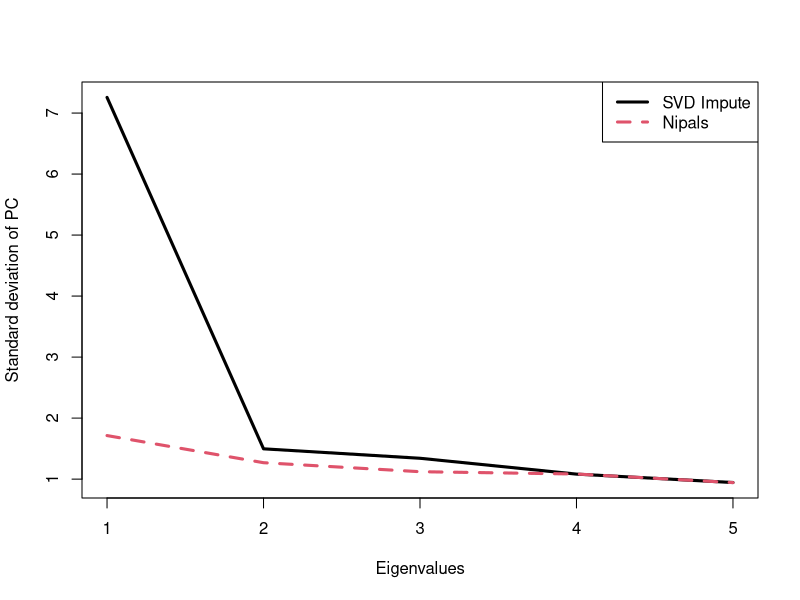
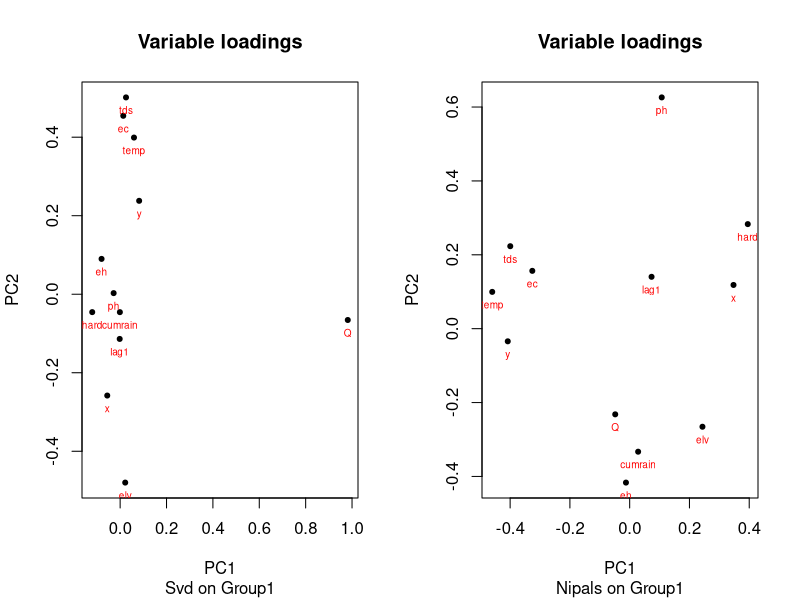

R code for these plots, in order: (Note: this script raises an error after producing the figures.)
## ---- chunk 1
require("pcaMethods")
## ---- chunk 2
data <- as.data.frame(read.csv("0806alldata.csv",
                      header = TRUE))
attach(data)

group1 <- data[,c("x", "y", "type", "ec", "elv",  
                  "ph", "hard", "tds", "temp",
                  "eh", "Q", "cumrain", "lag1")]

group2 <- data[,c("x", "y", "type", "ec", "elv", "aq", 
                  "Ca", "Mg", 
                  "Fe", "Mn",  
                  "K", "Na",  
                  "cumrain", "lag1")]

group3 <- data[,c("x", "y", "type", "ec", "elv", "aq", 
                  "CO3", "HCO3", 
                  "CO2", "Cl", 
                  "SO4", "NO2", 
                  "NO3", "SiO2",  
                  "cumrain", "lag1")]
## ---- chunk 3
pcaSvd1 <- pca(group1, 
            method = "svdImpute", 
            scale = "uv",
            center = T,
            nPcs = 5,
            evalPcs = 1:5)

pcaNipals1 <- pca(group1, 
                method = "nipals", 
                scale = "uv",
                center = T,
                nPcs = 5,
                evalPcs = 1:5)
## ---- chunk 4
sDevs1 <- cbind(sDev(pcaSvd1), sDev(pcaNipals1))
matplot(sDevs1, type = 'l', 
        xlab="Eigenvalues", ylab="Standard deviation of PC", 
        lwd = 3)
legend(x="topright", legend=c("SVD Impute", "Nipals"), 
       lty=1:2, 
       col=1:2, 
       lwd=3)
## ---- chunk 5
summary(pcaSvd1)
summary(pcaNipals1)
summaries1 <- cbind(summary(pcaSvd1), summary(pcaNipals1))
## ---- chunk 6
loadings(pcaSvd1)
loadings(pcaNipals1)

par(mfrow=c(1, 2))
plot(loadings(pcaSvd1), 
     pch = 20,
     main = "Variable loadings",
     sub = "Svd on Group1")
text(loadings(pcaSvd1), 
     row.names(loadings(pcaSvd1)),
     cex=0.6, 
     pos=1, 
     col="red")
plot(loadings(pcaNipals1), 
     pch = 20,
     main = "Variable loadings",
     sub = "Nipals on Group1")
text(loadings(pcaNipals1), row.names(loadings(pcaNipals1)),
     cex=0.6, 
     pos=1, 
     col="red")
## ---- chunk 7
par(mfrow=c(1, 1))
plot(scores(pcaSvd1), 
     pch = c(group1$type), 
     col = c(group1$type),
     main = "Case scores",
     sub = "Svd on Group1")
legend(x = "topleft", 
        c("Groundwater", "River Water"),
        title = "Water type:",
        pch = c(1, 2), 
        col = c("black", "red"))

plot(scores(pcaNipals1), 
     pch = c(group1$type), 
     col = c(group1$type),
     main = "Case scores",
     sub = "Nipals on Group1")
legend(x = "bottomright", 
       c("Groundwater", "River Water"),
       title = "Water type:",
       pch = c(1, 2), 
       col = c("black", "red"))
## ---- chunk 8
pcaSvd2 <- pca(group2, 
               method = "svdImpute", 
               scale = "uv",
               center = T,
               nPcs = 5,
               evalPcs = 1:5)

pcaNipals2 <- pca(group2, 
                  method = "nipals", 
                  scale = "uv",
                  center = T,
                  nPcs = 5,
                  evalPcs = 1:5)
## ---- chunk 9
sDevs2 <- cbind(sDev(pcaSvd2), 
                sDev(pcaNipals2))

matplot(sDevs2, type = 'l', 
        xlab="Eigenvalues", ylab="Standard deviation of PC", 
        lwd = 3)
legend(x="topright", legend=c("SVD Impute", "Nipals"), 
       lty=1:2, 
       col=1:2, 
       lwd=3)
## ---- chunk 10
summary(pcaSvd2)
summary(pcaNipals2)
## ---- chunk 11
loadings(pcaSvd2, pcaNipals2)

par(mfrow=c(1, 2))
plot(loadings(pcaSvd2), 
     pch = 20,
     main = "Variable loadings",
     sub = "Svd on Group2")
text(loadings(pcaSvd2), 
     row.names(loadings(pcaSvd2)),
     cex=0.6, 
     pos=1, 
     col="red")
plot(loadings(pcaNipals2), 
     pch = 20,
     main = "Variable loadings", 
     sub = "Nipals on Group2")
text(loadings(pcaNipals2), 
     row.names(loadings(pcaNipals2)),
     cex=0.6, 
     pos=1, 
     col="red")
## ---- chunk 12
pcaSvd3 <- pca(group3, 
               method = "svdImpute", 
               scale = "uv",
               center = T,
               nPcs = 5,
               evalPcs = 1:5)

pcaNipals3 <- pca(group3, 
                  method = "nipals", 
                  scale = "uv",
                  center = T,
                  nPcs = 5,
                  evalPcs = 1:5)
## ---- chunk 13
sDevs3 <- cbind(sDev(pcaSvd3), 
                sDev(pcaNipals3))

plot.new()
matplot(sDevs3, type = 'l', 
        xlab="Eigenvalues", ylab="Standard deviation of PC", 
        lwd = 3)
legend(x="topright", 
       legend=c("SVD Impute", "Nipals"), 
       lty=1:2, 
       col=1:2, 
       lwd=3)
## ---- chunk 14
summary(pcaSvd3)
summary(pcaNipals3)
## ---- chunk 15
loadings(pcaSvd3)
loadings(pcaNipals3)

par(mfrow=c(1, 2))
plot(loadings(pcaSvd3), 
     pch = 20,
     main = "Variable loadings",
     sub = "Svd on Group3")
text(loadings(pcaSvd3), 
     row.names(loadings(pcaSvd3)),
     cex=0.6, 
     pos=1, 
     col="red")
plot(loadings(pcaNipals3), 
     pch = 20,
     main = "Variable loadings",
     sub = "Nipals on Group3")
text(loadings(pcaNipals3), 
     row.names(loadings(pcaNipals3)),
     cex=0.6, 
     pos=1, 
     col="red")
## ---- chunk 16
citation("base")
citation("knitr")
citation("pcaMethods")
